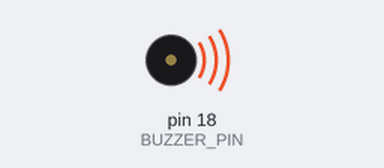
Simulated run of this sketch. Board: Arduino Uno, built with avr-gcc and run on an emulated ATmega328P. On the bench: buzzer (waves = sounding). What the sketch prints to the serial monitor is not drawn.

Above: at 0.5 s.
Timing chart, 0 to 4.6 s (numbered marks = the images above):
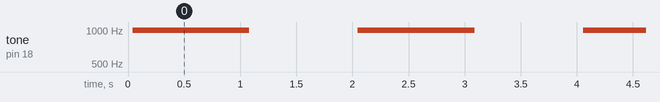

Measured:
- by itself, tone on pin 18 (BUZZER_PIN): alternates 993 Hz for 1.0 s and silent for 0.97 s

The sketch:

14_Buzzer.ino
```cpp
// Include necessary libraries
// (No additional libraries are required for basic GPIO control in Arduino IDE)

// Define the GPIO pin connected to the passive buzzer
#define BUZZER_PIN 18

void setup() {
  // Initialize the serial communication for debugging (optional)
  Serial.begin(115200);

  // Set the buzzer pin as an output
  pinMode(BUZZER_PIN, OUTPUT);
}

void loop() {
  // Generate a tone by toggling the GPIO pin
  for (int i = 0; i < 1000; i++) { // Adjust the loop count for tone duration
    digitalWrite(BUZZER_PIN, HIGH); // Set the pin HIGH
    delayMicroseconds(500); // Adjust the delay for tone frequency (e.g., 500us for 1kHz)
    digitalWrite(BUZZER_PIN, LOW); // Set the pin LOW
    delayMicroseconds(500); // Maintain the same delay for consistency
  }
  Serial.println("Buzzer played tone"); // Debug message

  // Wait for 1 second (1000 milliseconds) before playing the tone again
  delay(1000);
}


/*
// Include necessary libraries
// (No additional libraries are required for basic GPIO control in Arduino IDE)

// Define the GPIO pin connected to the active buzzer
#define BUZZER_PIN 18

void setup() {
  // Initialize the serial communication for debugging (optional)
  Serial.begin(115200);

  // Set the buzzer pin as an output
  pinMode(BUZZER_PIN, OUTPUT);
}

void loop() {
  // Turn the buzzer on by setting the GPIO pin HIGH
  digitalWrite(BUZZER_PIN, HIGH);
  Serial.println("Buzzer ON"); // Debug message

  // Wait for 1 second (1000 milliseconds)
  delay(1000);

  // Turn the buzzer off by setting the GPIO pin LOW
  digitalWrite(BUZZER_PIN, LOW);
  Serial.println("Buzzer OFF"); // Debug message

  // Wait for 1 second (1000 milliseconds)
  delay(1000);
}
*/
```
